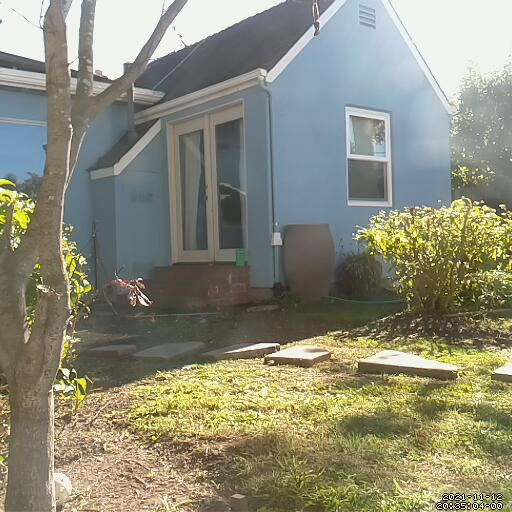
#> input picture data/nothing/03-20211112203504-00.jpg, 512 x 512 px
$ python convert.py
#> lines starting #> are read from the running program, lines starting #| are printed output that depends on the picture; pictures that were not available may be replaced by others from this repository, and a replacement may not be noted
import numpy as np
import os
import cv2
import random
import pickle


file_list = []
class_list = []

DATADIR = "data"

# All the categories you want your neural network to detect
CATEGORIES = ["nothing", "person"]

# The size of the images that your neural network will use
IMG_SIZE = 244

# Checking or all images in the data folder
for category in CATEGORIES :
	path = os.path.join(DATADIR, category)
	for img in os.listdir(path):
		img_array = cv2.imread(os.path.join(path, img), cv2.IMREAD_GRAYSCALE)
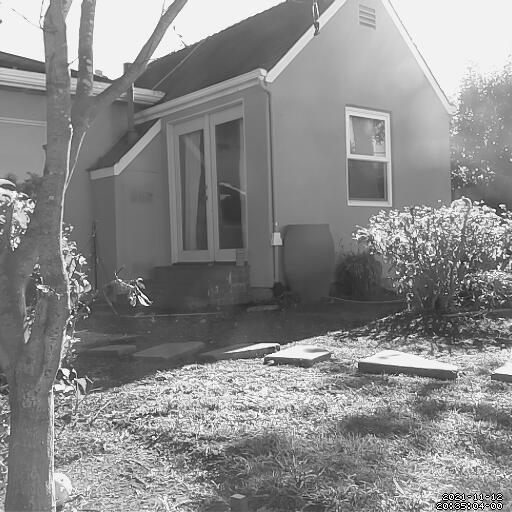
#> img_array: shape (512, 512); min 0, max 255, mean 137.9
#> pass 2 of the loop `for category in CATEGORIES :`:
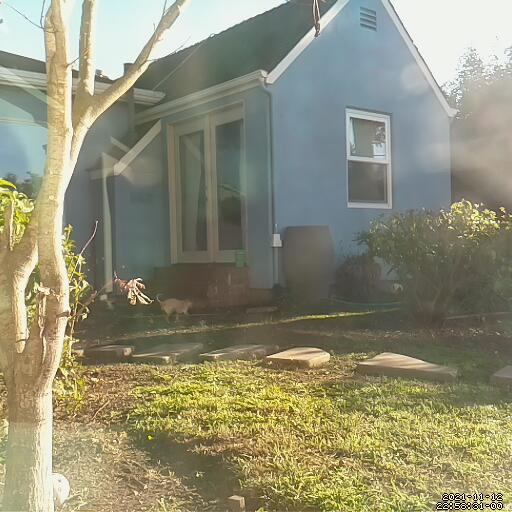
#> input picture data/dog/12-20211112225831-00.jpg, 512 x 512 px, given as the content of the folder data/person, which was not available
#> `img_array = cv2.imread(os.path.join(path, img), cv2.IMREAD_GRAYSCALE)`:
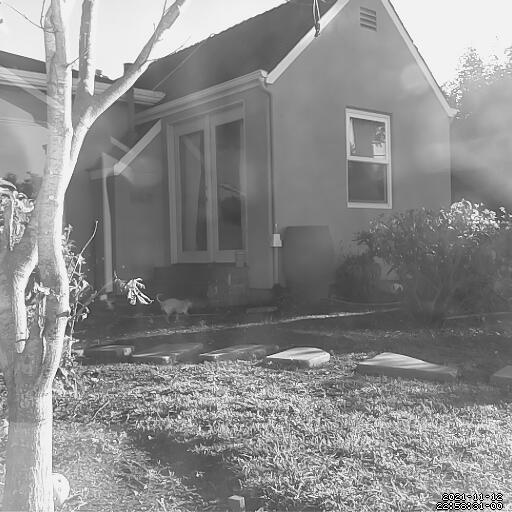
#> img_array: shape (512, 512); min 0, max 255, mean 139.9

training_data = []

def create_training_data():
	for category in CATEGORIES :
		path = os.path.join(DATADIR, category)
		class_num = CATEGORIES.index(category)
		for img in os.listdir(path):
			try :
				img_array = cv2.imread(os.path.join(path, img), cv2.IMREAD_GRAYSCALE)
				new_array = cv2.resize(img_array, (IMG_SIZE, IMG_SIZE))
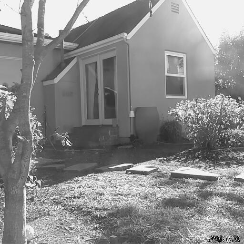
#> new_array: shape (244, 244); min 2, max 254, mean 137.8
				training_data.append([new_array, class_num])
			except Exception as e:
				pass
#> pass 2 of the loop in create_training_data, `for category in CATEGORIES :`:
#> in create_training_data, `new_array = cv2.resize(img_array, (IMG_SIZE, IMG_SIZE))`:
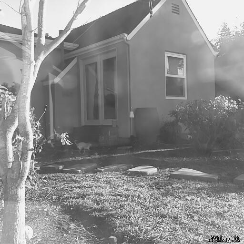
#> new_array: shape (244, 244); min 0, max 254, mean 139.7

create_training_data()

random.shuffle(training_data)

X = [] #features
y = [] #labels

for features, label in training_data:
	X.append(features)
	y.append(label)
#> this loop made 2 passes
#> label on passes 1 to 2: 0, 1
#> after the loop, X = 2 items; y = [0, 1]

X = np.array(X).reshape(-1, IMG_SIZE, IMG_SIZE, 1)

# Creating the files containing all the information about your model
pickle_out = open("X.pickle", "wb")
pickle.dump(X, pickle_out)
pickle_out.close()

pickle_out = open("y.pickle", "wb")
pickle.dump(y, pickle_out)
pickle_out.close()

# pickle_in = open("X.pickle", "rb")
# X = pickle.load(pickle_in)
